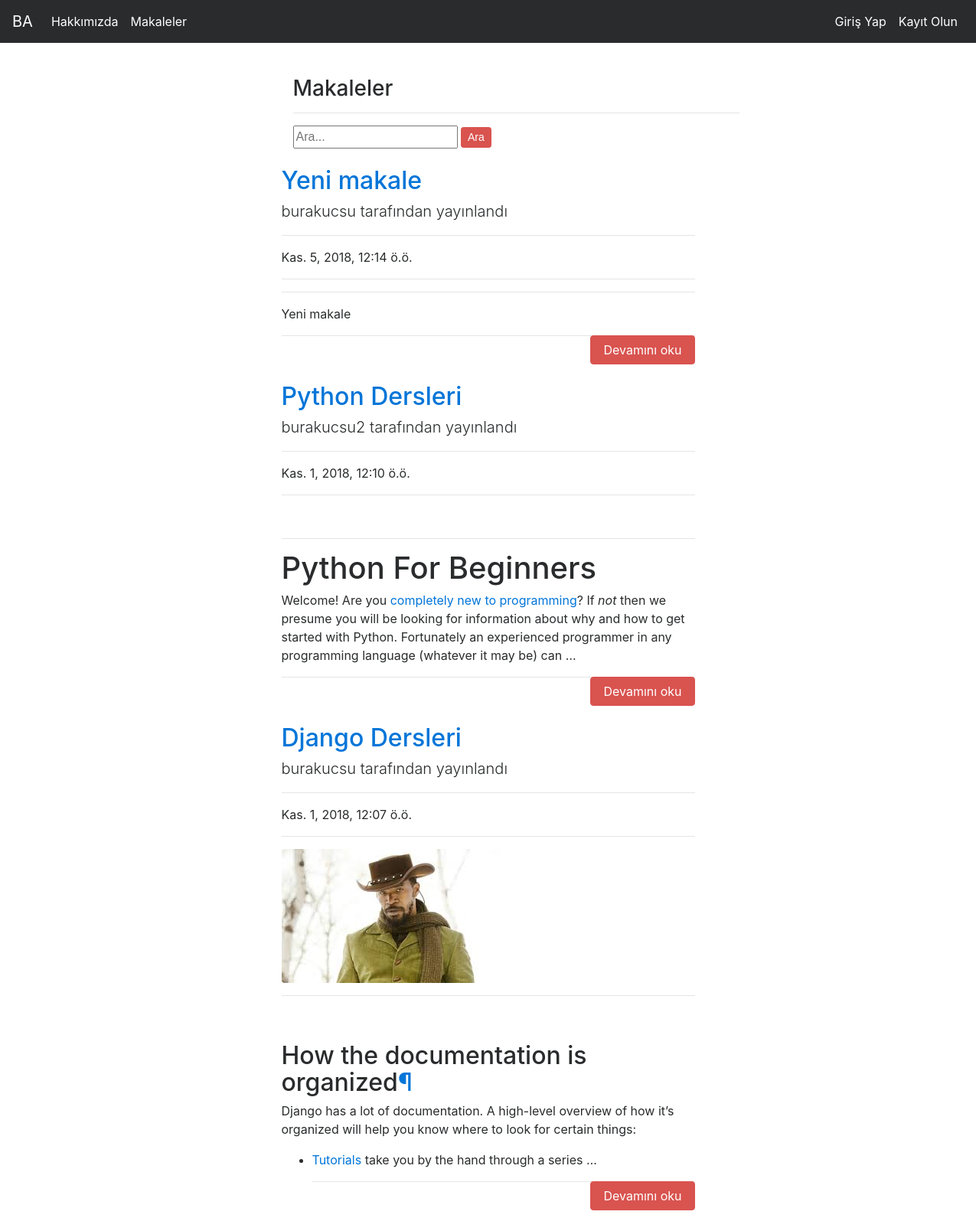
The page /articles on the database its author committed.
### article/models.py (models this page shows, shortened)
class Article(models.Model):
    author=models.ForeignKey("auth.User",on_delete=models.CASCADE,verbose_name="Yazar") #Cascade mantığı eğer kullanıcı silinirse onun makaleleri de silinir
    title=models.CharField(max_length=50,verbose_name="Başlık")
    content=RichTextField()
    created_date=models.DateTimeField(auto_now_add=True,verbose_name="Oluşturma Tarihi")
    article_image=models.FileField(blank=True,null=True,verbose_name="Makaleye fotoğraf ekleyin")
    class Meta:
            ordering = ['-created_date']

### article/views.py (the view)
# urls.py: path('',views.article,name="article"),
def article(request):
    keyword=request.GET.get("keyword")
    if keyword:
        articles=Article.objects.filter(title__contains=keyword)
        return render(request,"articles.html",{"articles":articles})
    articles=Article.objects.all()
    return render(request,"articles.html",{"articles":articles})

### templates/articles.html (shortened to what this page needs)
{% extends "layout.html" %}
{% block body %}
<div class="row">
  <div class="col-md-10 offset-md-3">
    <div class="col-lg-8">
<h3>Makaleler</h3>
<hr>
</div>
</div>
</div>
<div class="row">
    <div class="col-md-10 offset-md-3">
        <div class="col-lg-8">
            <form>
              <input type="text" name="keyword" class="input-sm" maxlength="64" placeholder="Ara...">
              <button type="submit" class="btn btn-danger btn-sm">Ara</button>
            </form>
          </div>
          </div>
</div>
{% if articles %}
{% for article in articles %}
<div class="row">
    <div class="col-md-6 offset-md-3">
     <a href="{%url 'articles:detail' article.id%}" ><h2 class="mt-4">{{article.title}}</h2>  </a>
      <p class="lead">
        {{article.author.username}} tarafından yayınlandı
      </p>
      <hr>
      <p>{{article.created_date}}</p>
      <hr>
      {% if article.article_image %}
      <a href="{%url 'articles:detail' article.id%}" ><img class="img-fluid rounded" src="{{article.article_image.url}}" alt=""></a>
      {% endif %}
      <hr>
      <p class="lead">{{article.content|safe|truncatewords:50}}</p>
      <a style="float:right;" href="{%url 'articles:detail' article.id%}" class="btn btn-danger">Devamını oku</a>
      <hr>
</div>
</div>
{% endfor %}
{% endif %}
{% endblock body %}

### templates/layout.html (shortened to what this page needs)
<!DOCTYPE html>
{%load static%}
<html lang="en">
<head>
    <link rel="stylesheet" href="{%static 'css/bootstrap.min.css'%}">
</head>
<body>
    {% include "includes/navbar.html" %}
    <div style="margin-top:100px; margin-bottom:100px;" class="container">
        {% block body %}
        {% endblock body %}
    </div>
</body>
</html>

### templates/includes/navbar.html (shortened to what this page needs)
<nav class="navbar navbar-toggleable-md navbar-inverse fixed-top bg-inverse">
        <a class="navbar-brand" href="{%url 'index'%}">BA</a>
        <div class="collapse navbar-collapse" id="navbarCollapse">
          <ul class="navbar-nav mr-auto">
            <li class="nav-item active">
              <a class="nav-link" href="{%url 'about'%}">Hakkımızda </a>
            </li>
            <li class="nav-item active">
                <a class="nav-link" href="{%url 'articles:article'%}">Makaleler </a>
              </li>
          </ul>
          <ul class="navbar-nav ml-auto">
          {% if request.user.is_authenticated %}
          <li class="nav-item active">
              <a class="nav-link" href="{%url 'articles:dashboard'%}">Kontrol Paneli</a>
            </li>
            <li class="nav-item active">
                <a class="nav-link" href="{%url 'user:logout'%}">Çıkış Yap</a>
              </li>
          {% else %}
          <li class="nav-item active">
              <a class="nav-link" href="{%url 'user:login'%}">Giriş Yap</a>
            </li>
          {% endif %}
            <li class="nav-item active">
              <a class="nav-link" href="{%url 'user:register'%}">Kayıt Olun</a>
            </li>
          </ul>
        </div>
      </nav>

### rows shown on the page
Article: title "Yeni makale", author.username "burakucsu", created_date "Kas. 5, 2018, 12:14 ö.ö.", content "Yeni makale"
Article: title "Python Dersleri", author.username "burakucsu2", created_date "Kas. 1, 2018, 12:10 ö.ö.", content "Python For Beginners Welcome! Are you completely new to programming ? If not then we presume you will be looking for information about why and how to get started with Python. Fortunately an experienced programmer in any programming language (whatever it may be) can …"
Article: title "Django Dersleri", author.username "burakucsu", created_date "Kas. 1, 2018, 12:07 ö.ö.", article_image (picture), content "How the documentation is organized ¶ Django has a lot of documentation. A high-level overview of how it’s organized will help you know where to look for certain things: Tutorials take you by the hand through a series …"
